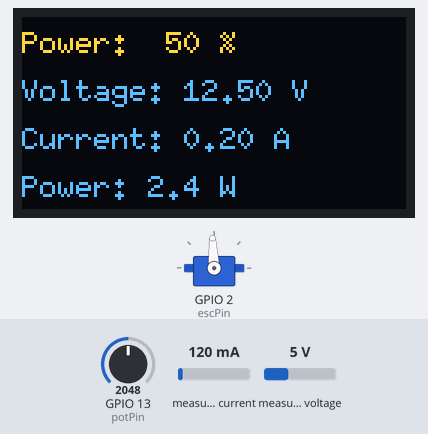
Bench run of a program on a simulated ESP32. Shown: servo, 128×64 one-colour display. Wiring (inferred from the names in the program): INA219 current sensor at I2C address 0x41. The inputs (shaded band) are chosen by the test bench; at power-on: GPIO 13 (potPin) = 2048, measured current 120 mA, measured voltage 5 V (analog values on the 0–4095 scale). The OLED is the two-colour kind (top 16 rows yellow); what the program prints to the serial monitor is not drawn.

Above: at 1.2 s.
1.3 s: GPIO 13 (potPin) set to 2866
At 2.5 s:
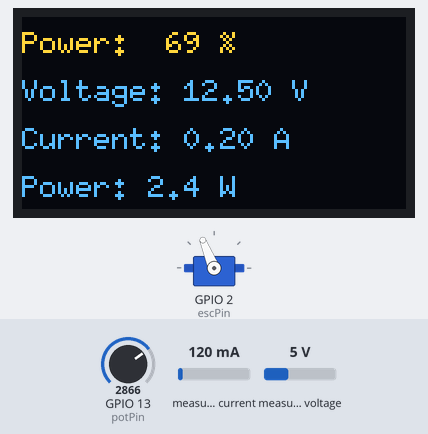
2.9 s: GPIO 13 (potPin) set to 3603
At 3.5 s:
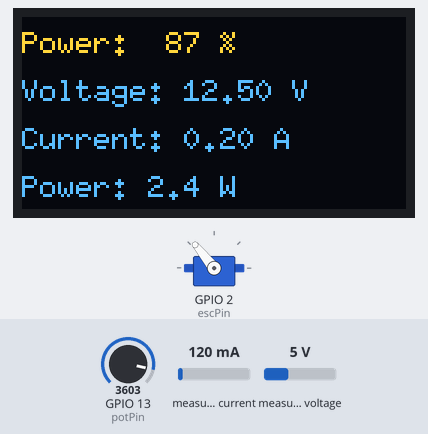
4.5 s: GPIO 13 (potPin) set to 4095
At 5.8 s:
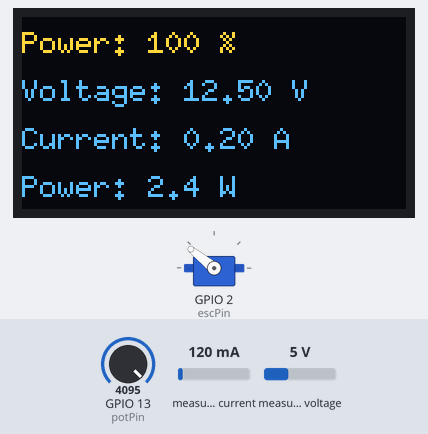
6.1 s: GPIO 13 (potPin) set to 1228
At 6.8 s:
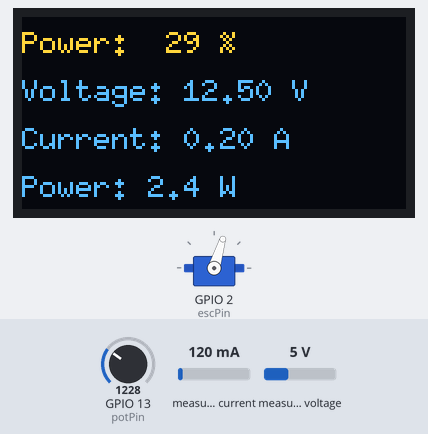
7.7 s: measured current set to 40 mA
At 9.0 s:
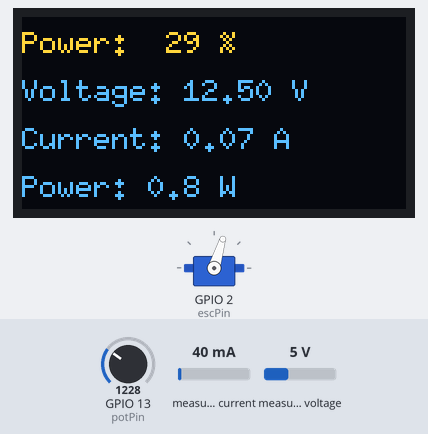
9.3 s: GPIO 13 (potPin) set to 491
At 10.0 s:
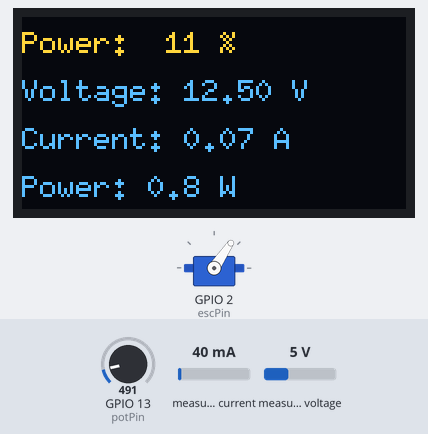
Timing chart, 0 to 11.9 s (numbered marks = the images above; inputs shaded):
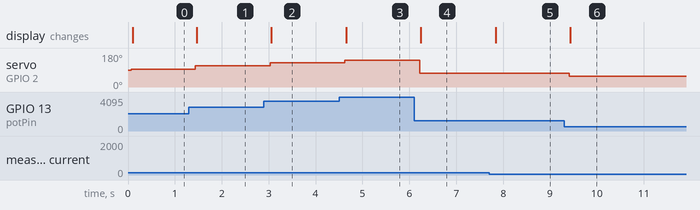

The program:

main.cpp
```cpp
#include <Arduino.h>
#include <Servo.h>
#include <Wire.h>
#include <U8g2lib.h>

#define INA226_ADDRESS 0x41
const float SHUNT_RESISTANCE_OHMS = 1.44*0.005347606f; // 5.35 mΩ (1 m, Ø 2 mm, rame)
const float MAX_CURRENT = 30.0f; // 30 A

float Current_LSB; // Define it globally
float Power_LSB; // Define it globally
void INA_226_Calibration() {
  // Calibrare il sensore INA226

  // step 1: Current LSB
  Current_LSB = (MAX_CURRENT / 32767.0f); //A/bit

  //step 2: Calibration register
  uint16_t Calibration_value = (uint16_t)(0.00512/(Current_LSB * SHUNT_RESISTANCE_OHMS));

  // step 3: Power LSB
  Power_LSB = 25.0 * Current_LSB;

  // scrittura nel registro 0x05
  Wire.beginTransmission(INA226_ADDRESS);
  Wire.write(0x05);
  Wire.write(Calibration_value >> 8);
  Wire.write(Calibration_value & 0xFF);
  Wire.endTransmission();

  Serial.println("=== INA226 Calibration ===");
  Serial.print("Shunt = ");
  Serial.print(SHUNT_RESISTANCE_OHMS, 6);
  Serial.println(" Ω");
  Serial.print("Imax = ");
  Serial.print(MAX_CURRENT, 1);
  Serial.println(" A");
  Serial.print("Current_LSB = ");
  Serial.print(Current_LSB, 9);
  Serial.println(" A/bit");
  Serial.print("Power_LSB = ");
  Serial.print(Power_LSB, 9);
  Serial.println(" W/bit");
  Serial.print("Calibration Register = 0x");
  Serial.println(Calibration_value, HEX);
  Serial.println("===========================");
}

uint16_t readRegister16(uint8_t reg) {
  Wire.beginTransmission(INA226_ADDRESS);
  Wire.write(reg);
  Wire.endTransmission(false);
  Wire.requestFrom(INA226_ADDRESS, 2);

  if (Wire.available() == 2) {
    return (Wire.read() << 8) | Wire.read();
  }
  return 0;
}

// ====== ESC configuration ======
Servo esc;
const int escPin = 2;
const int potPin = 13;
const int minThrottle = 1000; // µs
const int maxThrottle = 2000; // µs


// ====== OLED configuration ======
U8G2_SSD1315_128X64_NONAME_F_HW_I2C display(U8G2_R0, U8X8_PIN_NONE);

// Bus voltage in volts
float getBusVoltage_V() {
  uint16_t reg = readRegister16(0x02);
  return (reg * 1.25) / 1000.0;  // LSB = 1.25 mV
}

// Shunt voltage in mV
float getShuntVoltage_mV() {
  int16_t reg = (int16_t)readRegister16(0x01);  // signed
  return (reg * 2.5) / 1000.0;  // LSB = 2.5 µV -> in mV
}

float readCurrent() {
  int16_t reg = (int16_t)readRegister16(0x04);  // signed
  return reg * Current_LSB;
}

float readPower() {
  uint16_t reg = readRegister16(0x03);
  return reg * Power_LSB;
}


// -------------------------------------------------------------------
// Read potentiometer, map to ESC range and compute power percentage
// -------------------------------------------------------------------
void readInput(int potPin, int minThrottle, int maxThrottle, int &potValue, int &escValue, int &powerPercent) {
  potValue = analogRead(potPin);
  // Print raw potentiometer value for debugging
  Serial.printf("Raw Potentiometer Value: %d\n", potValue);
  escValue = map(potValue, 0, 4095, minThrottle, maxThrottle);
  powerPercent = map(escValue, minThrottle, maxThrottle, 0, 100);
}


#define POT_FILTER_SIZE 10
int potFilterBuffer[POT_FILTER_SIZE] = {0};
int potFilterIndex = 0;
long potFilterSum = 0;

// Simple moving average filter for potentiometer readings
int filterPotValue(int newValue) {
  potFilterSum -= potFilterBuffer[potFilterIndex];
  potFilterBuffer[potFilterIndex] = newValue;
  potFilterSum += newValue;
  potFilterIndex = (potFilterIndex + 1) % POT_FILTER_SIZE;
  return potFilterSum / POT_FILTER_SIZE;
}

// -------------------------------------------------------------------
// Write signal to ESC
// -------------------------------------------------------------------
void updateESC(Servo &esc, int escValue) {
  esc.writeMicroseconds(escValue);
}


// -------------------------------------------------------------------
// Update OLED display
// -------------------------------------------------------------------
void updateDisplay(U8G2 &display, int powerPercent, float batteryVoltage, float batteryCurrent) {
  display.clearBuffer();
  display.setFont(u8g2_font_6x10_tf);

  char buf[32];
  snprintf(buf, sizeof(buf), "Power: %3d %%", powerPercent);
  display.drawStr(0, 12, buf);

  snprintf(buf, sizeof(buf), "Voltage: %.2f V", batteryVoltage);
  display.drawStr(0, 28, buf);

  snprintf(buf, sizeof(buf), "Current: %.2f A", batteryCurrent);
  display.drawStr(0, 44, buf);

  float powerW = batteryVoltage * batteryCurrent;
  snprintf(buf, sizeof(buf), "Power: %.1f W", powerW);
  display.drawStr(0, 60, buf);

  display.sendBuffer();
}

// Read INA 226 Parameters
void readSensors(float shuntRes, float &busVoltage, float &current, float &power, float &shuntVoltage) {
  busVoltage = getBusVoltage_V();
  current = readCurrent();
  power = readPower();
  shuntVoltage = getShuntVoltage_mV();

}


// -------------------------------------------------------------------
// Setup
// -------------------------------------------------------------------
void setup() {
  Serial.begin(115200);

  esc.attach(escPin);

  Wire.begin(21, 22);
  display.begin();
  display.clearBuffer();
  display.setFont(u8g2_font_6x10_tf);
  display.drawStr(0, 12, "ESC Controller Init");
  display.sendBuffer();

  INA_226_Calibration();

  //potentiometer pin setup
  analogReadResolution(12); // 12-bit resolution (0-4095)
  pinMode(potPin, INPUT); // Configure pin as input for ADC
}

// -------------------------------------------------------------------
// Loop
// -------------------------------------------------------------------
void loop() {
  int escValue, potValue, powerPercent;
  int filteredPotValue;
  float busVoltage, batteryCurrent, batteryPower, shuntVoltage;

  readInput(potPin, minThrottle, maxThrottle, potValue, escValue, powerPercent);
  filteredPotValue = filterPotValue(potValue);


  updateESC(esc, escValue);
  readSensors(SHUNT_RESISTANCE_OHMS, busVoltage, batteryCurrent, batteryPower, shuntVoltage);
  updateDisplay(display, powerPercent, busVoltage, batteryCurrent);

  /*
  Serial.printf("BusV: %.3f V | Current: %.3f A | Power: %.3f W | ShuntV: %.3f mV\n",
                busVoltage, batteryCurrent, batteryPower, shuntVoltage);

  // Print potentiometer values for debugging
  Serial.printf("Pot: %4d | Filtered Pot: %4d | ESC: %4d | Power: %3d %%\n",
                potValue, filteredPotValue, escValue, powerPercent);
  */


  delay(200);
}
```

Measured:
- after the input at 1.3 s, servo on GPIO 2 (escPin): 93° → 112° after 0.14 s; the display: changes after 0.16 s (image 1)
- after the input at 2.9 s, servo on GPIO 2 (escPin): 112° → 129° after 0.13 s; the display: changes after 0.16 s (image 2)
- after the input at 4.5 s, servo on GPIO 2 (escPin): 129° → 141° after 0.12 s; the display: changes after 0.15 s (image 3)
- after the input at 6.1 s, servo on GPIO 2 (escPin): 141° → 73° after 0.12 s; the display: changes after 0.15 s (image 4)
- after the input at 7.7 s, the display: changes after 0.14 s (image 5)
- after the input at 9.3 s, servo on GPIO 2 (escPin): 73° → 56° after 0.11 s; the display: changes after 0.14 s (image 6)
